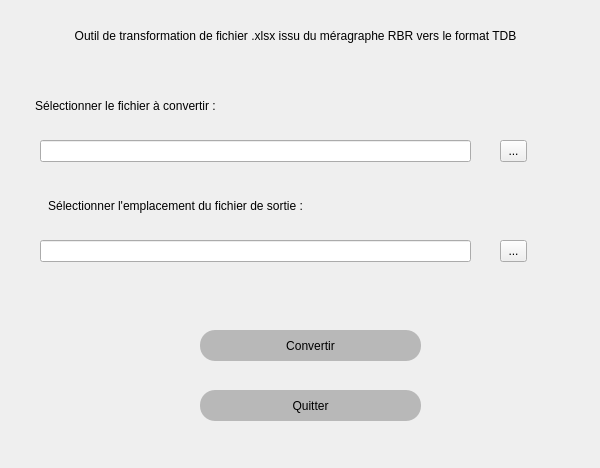
<?xml version="1.0" encoding="UTF-8"?>
<ui version="4.0">
 <class>Form</class>
 <widget class="QWidget" name="Form">
  <property name="geometry">
   <rect>
    <x>0</x>
    <y>0</y>
    <width>600</width>
    <height>468</height>
   </rect>
  </property>
  <property name="windowTitle">
   <string>RBR2TDB v1.0</string>
  </property>
  <property name="styleSheet">
   <string notr="true">selection-background-color: qlineargradient(spread:pad, x1:0, y1:0, x2:0.735, y2:0.818182, stop:0 rgba(206, 200, 195, 255), stop:1 rgba(255, 253, 248, 255));
font: 10pt &quot;Open Sans&quot;;</string>
  </property>
  <widget class="QLabel" name="label">
   <property name="geometry">
    <rect>
     <x>0</x>
     <y>0</y>
     <width>591</width>
     <height>71</height>
    </rect>
   </property>
   <property name="styleSheet">
    <string notr="true">font: 75 16pt &quot;MS Shell Dlg 2&quot;;</string>
   </property>
   <property name="text">
    <string>Outil de transformation de fichier .xlsx issu du méragraphe RBR vers le format TDB</string>
   </property>
   <property name="alignment">
    <set>Qt::AlignCenter</set>
   </property>
   <property name="wordWrap">
    <bool>true</bool>
   </property>
  </widget>
  <widget class="QLabel" name="label_2">
   <property name="geometry">
    <rect>
     <x>20</x>
     <y>70</y>
     <width>211</width>
     <height>71</height>
    </rect>
   </property>
   <property name="styleSheet">
    <string notr="true">font: 10pt &quot;Open Sans&quot;;</string>
   </property>
   <property name="text">
    <string>Sélectionner le fichier à convertir :</string>
   </property>
   <property name="alignment">
    <set>Qt::AlignCenter</set>
   </property>
   <property name="wordWrap">
    <bool>true</bool>
   </property>
  </widget>
  <widget class="QLineEdit" name="lineEdit_open">
   <property name="geometry">
    <rect>
     <x>40</x>
     <y>140</y>
     <width>431</width>
     <height>22</height>
    </rect>
   </property>
  </widget>
  <widget class="QToolButton" name="toolButton_open">
   <property name="geometry">
    <rect>
     <x>500</x>
     <y>140</y>
     <width>27</width>
     <height>22</height>
    </rect>
   </property>
   <property name="text">
    <string>...</string>
   </property>
  </widget>
  <widget class="QLabel" name="label_3">
   <property name="geometry">
    <rect>
     <x>-10</x>
     <y>170</y>
     <width>371</width>
     <height>71</height>
    </rect>
   </property>
   <property name="styleSheet">
    <string notr="true">font: 10pt &quot;Open Sans&quot;;</string>
   </property>
   <property name="text">
    <string>Sélectionner l'emplacement du fichier de sortie :</string>
   </property>
   <property name="alignment">
    <set>Qt::AlignCenter</set>
   </property>
   <property name="wordWrap">
    <bool>true</bool>
   </property>
  </widget>
  <widget class="QLineEdit" name="lineEdit_save">
   <property name="geometry">
    <rect>
     <x>40</x>
     <y>240</y>
     <width>431</width>
     <height>22</height>
    </rect>
   </property>
  </widget>
  <widget class="QToolButton" name="toolButton_save">
   <property name="geometry">
    <rect>
     <x>500</x>
     <y>240</y>
     <width>27</width>
     <height>22</height>
    </rect>
   </property>
   <property name="text">
    <string>...</string>
   </property>
  </widget>
  <widget class="QPushButton" name="convertir">
   <property name="geometry">
    <rect>
     <x>200</x>
     <y>330</y>
     <width>221</width>
     <height>31</height>
    </rect>
   </property>
   <property name="mouseTracking">
    <bool>false</bool>
   </property>
   <property name="styleSheet">
    <string notr="true">border-radius:15px;
font: 14pt &quot;Open Sans&quot;;
background-color: rgb(184, 184, 184);
</string>
   </property>
   <property name="text">
    <string>Convertir</string>
   </property>
  </widget>
  <widget class="QPushButton" name="quitter">
   <property name="geometry">
    <rect>
     <x>200</x>
     <y>390</y>
     <width>221</width>
     <height>31</height>
    </rect>
   </property>
   <property name="styleSheet">
    <string notr="true">border-radius:15px;
font:  14pt &quot;Open Sans&quot;;
background-color: rgb(184, 184, 184);</string>
   </property>
   <property name="text">
    <string>Quitter</string>
   </property>
  </widget>
 </widget>
 <resources/>
 <connections/>
</ui>
